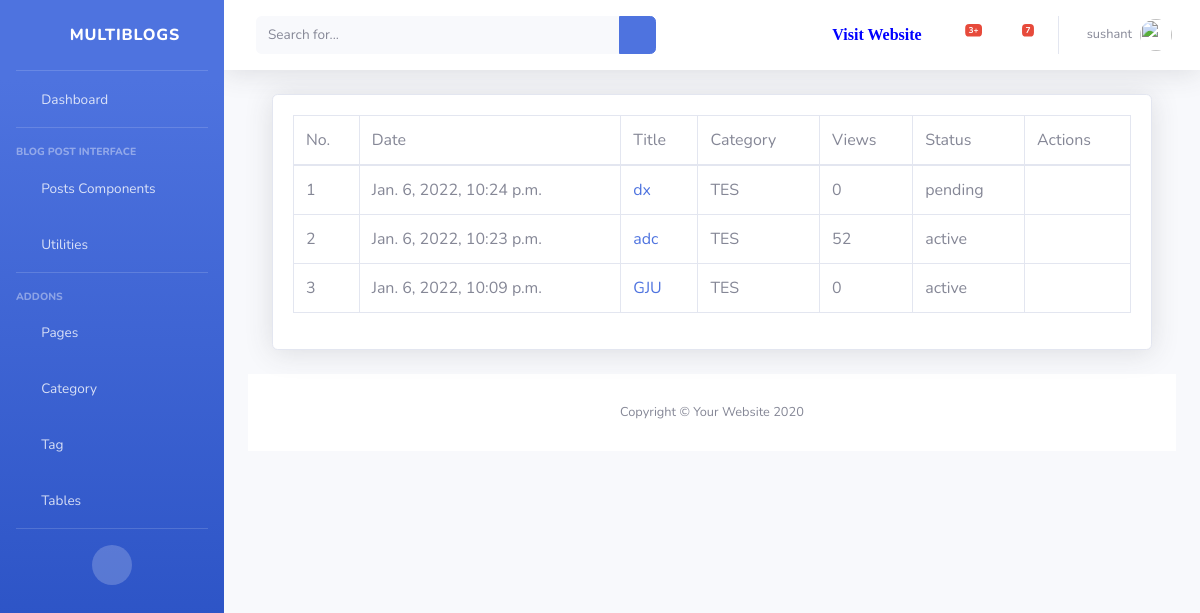
Page /dashboard/post/ (signed in) on the earlier database version.
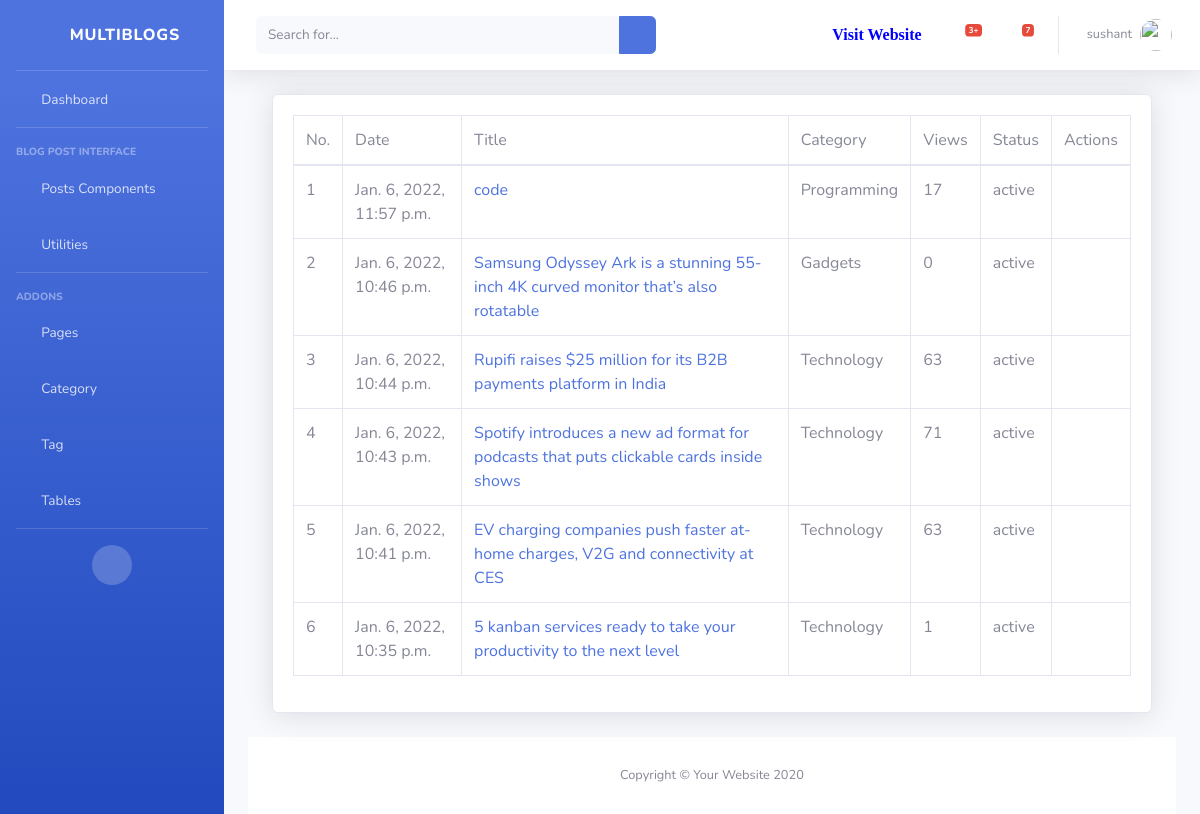
Same page on the later database version.
### dashboard/models.py (models this page shows, shortened)
class Author(models.Model):
    author = models.OneToOneField(User, on_delete= models.CASCADE)
    email = models.EmailField(unique=True, blank=True, null=True)
    first_name = models.CharField(max_length=100, null=True, blank=True, verbose_name='First Name')
    last_name = models.CharField(max_length=100, null=True, blank=True,verbose_name='Last Name')
    designation = models.CharField(max_length=10, null=True)
    author_image = models.ImageField(upload_to='author/',verbose_name='Author Profile Image',blank=True, null=True)
    auth_status = models.CharField(max_length=100, null=True)
    class Meta:
        verbose_name_plural = 'Author'

### blogapp/models.py (models this page shows, shortened)
class Blog(models.Model):
    status = (
        ('active','active'),
        ('pending','pending')
    )
    title  = models.CharField(max_length=200, null=True)
    detail = RichTextField(blank=True, null=True)
    image = models.ImageField(upload_to='images/media', null=True, blank=True)
    catagories = models.ForeignKey(Catagory,on_delete=models.DO_NOTHING, null=True)
    tags = models.ManyToManyField(Tag, blank=True)
    status = models.CharField(max_length=20, choices=status, default='pending')
    author = models.ForeignKey(Author, on_delete=models.CASCADE)
    featured  = models.BooleanField(default=False)
    visit_count = models.IntegerField(default=0)
    visible = models.BooleanField(default=True)
    created_at = models.DateTimeField(auto_now_add=True)
    class Meta:
        verbose_name_plural = 'Blog'

class Catagory(models.Model):
    name = models.CharField(max_length=200, null=True)
    slug = models.SlugField(null=True)
    image = models.CharField(max_length=300, null=True, blank=True )
    description = models.CharField(max_length=500, null=True,blank=True, verbose_name='Description')
    class Meta:
        verbose_name_plural = 'Catagory'
    def __str__(self):
        return str(self.name)

### dashboard/views.py (the view)
# urls.py: path('post/', views.AllPost.as_view(), name='all_post'),
class AllPost(View):
    @method_decorator(login_required(login_url='login'))
    def dispatch(self,request,*args,**kwargs):
        return super().dispatch(request,*args,**kwargs)
    def get(self,request):
        user = request.user.author
        post = user.blog_set.all().order_by('-id')
        context = {
            'post':post
        }
        return render(request,'dashboard/post/all_post.html',context)

### blogapp/context_processors.py (called while the page is built)
def globalVariable(request):
    category = Catagory.objects.all()\
        .annotate(post_count=Count('blog'))\
        .filter(blog__isnull=False)\
        .order_by('-post_count')[:4]
    category_count = category.count()
    context = {
        'category':category,
        'cat_count':category_count
        }
    return context

### templates/dashboard/post/all_post.html (shortened to what this page needs)
{% extends 'dashboard/base/base.html' %}
{% block body %}
{% load humanize %}
<div class="container-fluid">
                    <div class="card shadow mb-4">
                        <div class="card-body">
                            <div class="table-responsive">
                                <table class="table table-bordered" id="dataTable" width="100%" cellspacing="0">
                                    <thead>
                                        <tr>
                                            <td>No. </td>
                                            <td> Date </td>
                                            <td> Title </td>
                                            <td> Category </td>
                                            <td> Views </td>
                                            <td> Status </td>
                                            <td> Actions </td>
                                        </tr>
                                    </thead>
                                    <tbody>
                                        {% for p in post %}
                                        <tr>
                                            <td>{{ forloop.counter }}</td>
                                            <td> {{ p.created_at|naturalday }}</td>
                                            <td><a href="{% url 'post' p.id %}">{{ p.title }}</a>  </td>
                                            <td> {{ p.catagories }} </td>
                                            <td> {{ p.visit_count }} </td>
                                            <td> {{ p.status }} </td>
                                            <td><a href="{% url 'edit_post' p.id %}"><i class="far fa-edit"></i></a>
                                                {% if p.visible == False %}
                                                    <a href="{% url 'visible' p.id %}"><i class="fas fa-eye"></i></a>
                                                {% else %}
                                                    <a href="{% url 'hidden' p.id %}"><i class="fas fa-eye-slash"></i></a>
                                                {% endif %}
                                            </td>
                                        </tr>
                                        {% endfor %}
                                    </tbody>
                                </table>
                            </div>
                        </div>
                    </div>
{% endblock %}

### templates/dashboard/base/base.html (shortened to what this page needs)
<!DOCTYPE html>
<html lang="en">
    {% load static %}
    {% load humanize %}
<head>
    {% load static %}
    <link href="{% static  'vendor/fontawesome-free/css/all.min.css' %}" rel="stylesheet" type="text/css">
    <link href="{% static 'css/sb-admin-2.min.css' %}" rel="stylesheet">
</head>
<body id="page-top">
    <div id="wrapper">
        <ul class="navbar-nav bg-gradient-primary sidebar sidebar-dark accordion" id="accordionSidebar">
            <a class="sidebar-brand d-flex align-items-center justify-content-center" href="index.html">
                <div class="sidebar-brand-icon rotate-n-15">
                    <i class="fas fa-laugh-wink"></i>
                </div>
                <div class="sidebar-brand-text mx-3">MultiBlogs</div>
            </a>
            <hr class="sidebar-divider my-0">
            {%  url 'dashboard' as url %}
            <li class="nav-item {% if request.path == url %} active {% endif %}">
                <a class="nav-link" href="{{ url }}">
                    <i class="fas fa-fw fa-tachometer-alt"></i>
                    <span>Dashboard</span></a>
            </li>
            <hr class="sidebar-divider">
            <div class="sidebar-heading">
                Blog Post Interface
            </div>
            <li class="nav-item">
                <a class="nav-link collapsed" href="#" data-toggle="collapse" data-target="#collapseTwo"
                    aria-expanded="true" aria-controls="collapseTwo">
                    <i class="fas fa-fw fa-cog"></i>
                    <span> Posts Components</span>
                </a>
            </li>
            <li class="nav-item">
                <a class="nav-link collapsed" href="#" data-toggle="collapse" data-target="#collapseUtilities"
                    aria-expanded="true" aria-controls="collapseUtilities">
                    <i class="fas fa-fw fa-wrench"></i>
                    <span>Utilities</span>
                </a>
            </li>
            <hr class="sidebar-divider">
            <div class="sidebar-heading">
                Addons
            </div>
            <li class="nav-item">
                <a class="nav-link collapsed" href="#" data-toggle="collapse" data-target="#collapsePages"
                    aria-expanded="true" aria-controls="collapsePages">
                    <i class="fas fa-fw fa-folder"></i>
                    <span>Pages</span>
                </a>
            </li>
            <li class="nav-item">
                <a class="nav-link" href="{% url 'category' %}">
                    <i class="fas fa-fw fa-chart-area"></i>
                    <span>Category</span></a>
            </li>
            <li class="nav-item">
                <a class="nav-link" href="{% url 'tag' %}">
                    <i class="fas fa-fw fa-chart-area"></i>
                    <span>Tag</span></a>
            </li>
            <li class="nav-item">
                <a class="nav-link" href="tables.html">
                    <i class="fas fa-fw fa-table"></i>
                    <span>Tables</span></a>
            </li>
            <hr class="sidebar-divider d-none d-md-block">
            <div class="text-center d-none d-md-inline">
                <button class="rounded-circle border-0" id="sidebarToggle"></button>
            </div>
        </ul>
        <div id="content-wrapper" class="d-flex flex-column">
            <div id="content">
                <nav class="navbar navbar-expand navbar-light bg-white topbar mb-4 static-top shadow">
                    <form
                        class="d-none d-sm-inline-block form-inline mr-auto ml-md-3 my-2 my-md-0 mw-100 navbar-search">
                        <div class="input-group">
                            <input type="text" class="form-control bg-light border-0 small" placeholder="Search for..."
                                aria-label="Search" aria-describedby="basic-addon2">
                            <div class="input-group-append">
                                <button class="btn btn-primary" type="button">
                                    <i class="fas fa-search fa-sm"></i>
                                </button>
                            </div>
                        </div>
                    </form>
                    <ul class="navbar-nav ml-auto">
                        <li class="nav-item mx-1"> <a class="nav-link" style="color:blue" href="{% url 'home' %}" target="_blank"> <i class="fa fa-link"> Visit Website</i> </a></li>
                        <li class="nav-item dropdown no-arrow mx-1">
                            <a class="nav-link dropdown-toggle" href="#" id="alertsDropdown" role="button"
                                data-toggle="dropdown" aria-haspopup="true" aria-expanded="false">
                                <i class="fas fa-bell fa-fw"></i>
                                <span class="badge badge-danger badge-counter">3+</span>
                            </a>
                        </li>
                        <li class="nav-item dropdown no-arrow mx-1">
                            <a class="nav-link dropdown-toggle" href="#" id="messagesDropdown" role="button"
                                data-toggle="dropdown" aria-haspopup="true" aria-expanded="false">
                                <i class="fas fa-envelope fa-fw"></i>
                                <span class="badge badge-danger badge-counter">7</span>
                            </a>
                        </li>
                        <li class="nav-item dropdown no-arrow">
                            <a class="nav-link dropdown-toggle" href="#" id="userDropdown" role="button"
                                data-toggle="dropdown" aria-haspopup="true" aria-expanded="false">
                                <span class="mr-2 d-none d-lg-inline text-gray-600 small">{{ user.author.author.username }}</span>
                                {% if user.author.author_image %}
                                <img class="img-profile rounded-circle"
                                    src="{{ user.author.author_image.url }}">
                                {% else %}
                                <img class="img-profile rounded-circle" src="https://www.pngarts.com/files/11/Avatar-PNG-Transparent-Image.png" alt="">
                                {% endif %}
                            </a>
                        </li>
                    </ul>
                </nav>
                <div class="container-fluid">
                {% block body %}{% endblock %}
            </div>
            <footer class="sticky-footer bg-white" style="bottom: 0;">
                <div class="container my-auto">
                    <div class="copyright text-center my-auto">
                        <span>Copyright &copy; Your Website 2020</span>
                    </div>
                </div>
            </footer>
        </div>
    </div>
</body>
</html>

Differences in the rows shown:
removed Blog: created_at "Jan. 6, 2022, 10:24 p.m.", title "dx", catagories "TES", visit_count "0", status "pending", visible True (drawn)
removed Blog: created_at "Jan. 6, 2022, 10:23 p.m.", title "adc", catagories "TES", visit_count "52", status "active", visible True (drawn)
removed Blog: created_at "Jan. 6, 2022, 10:09 p.m.", title "GJU", catagories "TES", visit_count "0", status "active", visible True (drawn)
added Blog: created_at "Jan. 6, 2022, 11:57 p.m.", title "code", catagories "Programming", visit_count "17", status "active", visible True (drawn)
added Blog: created_at "Jan. 6, 2022, 10:46 p.m.", title "Samsung Odyssey Ark is a stunning 55-inch 4K curved monitor that’s also rotatable", catagories "Gadgets", visit_count "0", status "active", visible True (drawn)
added Blog: created_at "Jan. 6, 2022, 10:44 p.m.", title "Rupifi raises $25 million for its B2B payments platform in India", catagories "Technology", visit_count "63", status "active", visible True (drawn)
added Blog: created_at "Jan. 6, 2022, 10:43 p.m.", title "Spotify introduces a new ad format for podcasts that puts clickable cards inside shows", catagories "Technology", visit_count "71", status "active", visible True (drawn)
added Blog: created_at "Jan. 6, 2022, 10:41 p.m.", title "EV charging companies push faster at-home charges, V2G and connectivity at CES", catagories "Technology", visit_count "63", status "active", visible True (drawn)
added Blog: created_at "Jan. 6, 2022, 10:35 p.m.", title "5 kanban services ready to take your productivity to the next level", catagories "Technology", visit_count "1", status "active", visible True (drawn)
